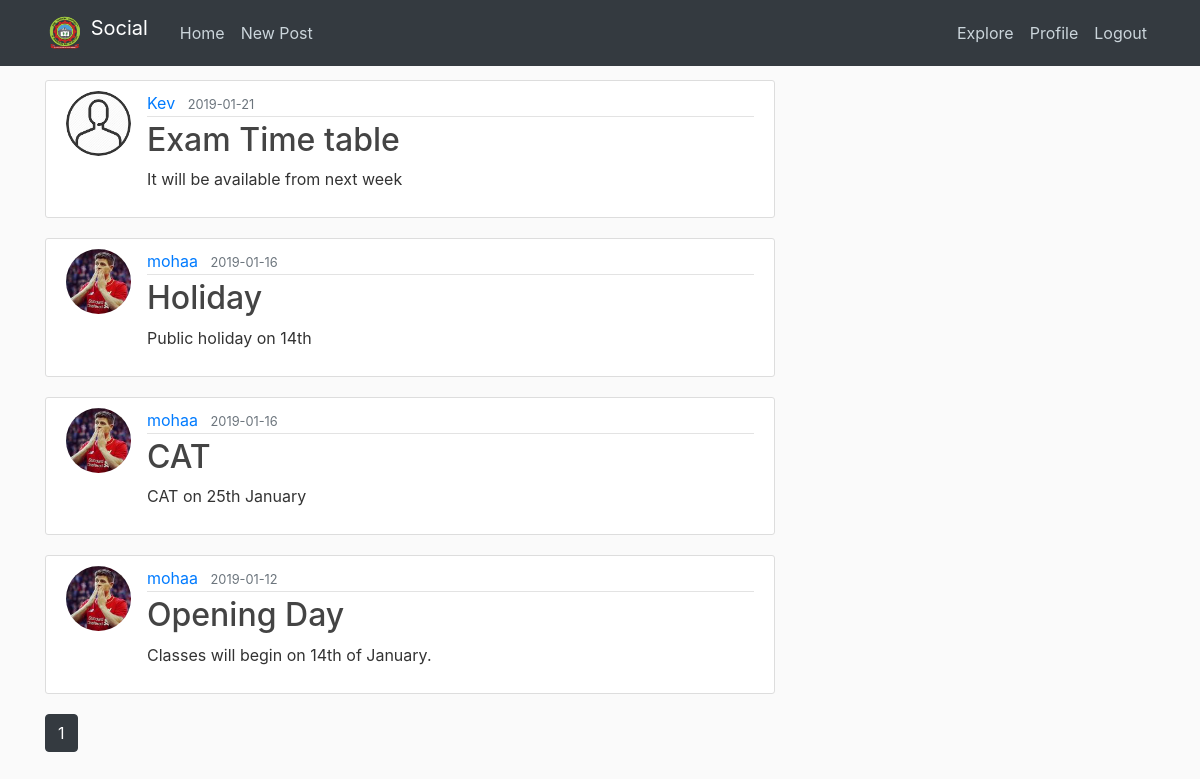
The app's page /index (signed in) with its own data.
### app/models.py (models this page shows, shortened)
class Post(db.Model):
	id = db.Column(db.Integer, primary_key=True)
	title = db.Column(db.String(100), nullable=False)
	content = db.Column(db.Text, nullable=False)
	timestamp = db.Column(db.DateTime, index=True, default=datetime.now)
	user_id = db.Column(db.Integer, db.ForeignKey('user.id'))

class User(UserMixin, db.Model):
	id = db.Column(db.Integer, primary_key=True)
	username = db.Column(db.String(64), index=True, unique=True)
	email = db.Column(db.String(120), index=True, unique=True)
	password_hash = db.Column(db.String(128))
	image_file = db.Column(db.String(20), nullable=False, default='default.jpg')
	posts = db.relationship('Post', backref='author', lazy='dynamic')
	about_me = db.Column(db.String(140))
	last_seen = db.Column(db.DateTime, default=datetime.now)
	followed = db.relationship(
		'User', secondary=followers,
		primaryjoin=(followers.c.follower_id == id),
		secondaryjoin=(followers.c.followed_id == id),
		backref=db.backref('followers', lazy='dynamic'), lazy='dynamic')
	def followed_posts(self):
		followed = Post.query.join(
			followers, (followers.c.followed_id == Post.user_id)).filter(
				followers.c.follower_id == self.id)
		own = Post.query.filter_by(user_id=self.id)
		return followed.union(own).order_by(Post.timestamp.desc())

### app/routes.py (the view)
@app.route('/')
@app.route('/index')
@login_required
def index():
	page = request.args.get('page', 1, type=int)
	posts = current_user.followed_posts().paginate(page=page, per_page=4)
	return render_template('index.html', title='Home Page', posts=posts)

### app/models.py (called while the page is built)
@login.user_loader
def load_user(id):
	return User.query.get(int(id))

### app/routes.py (called while the page is built)
@app.before_request
def before_request():
	if current_user.is_authenticated:
		current_user.last_seen = datetime.now()
		db.session.commit()

### app/templates/index.html
{% extends "base.html" %}
{% block content %}
	{% for post in posts.items %}
		{% include '_post.html' %}
	{% endfor %}
	{% for page_num in posts.iter_pages() %}
		{% if page_num %}
			{% if posts.page == page_num %}
				<a class="btn btn-dark mb-4" href="{{ url_for('index', page=page_num) }}">{{ page_num }}</a>
			{% else %}
				<a class="btn btn-outline-dark mb-4" href="{{ url_for('index', page=page_num) }}">{{ page_num }}</a>
			{% endif %}
		{% else %}
			...
		{% endif %}
	{% endfor %}
{% endblock %}

### app/templates/_post.html
<article class="media content-section">
  <img class="rounded-circle article-img" src="{{ url_for('static', filename='images/' + post.author.image_file) }}">
  <div class="media-body">
    <div class="article-metadata">
      <a class="mr-2" href="{{ url_for('user', username=post.author.username) }}">{{ post.author.username }}</a>
      <small class="text-muted">{{ post.timestamp.strftime('%Y-%m-%d') }}</small>
    </div>
    <h2><a class="article-title" href="{{ url_for('post', post_id=post.id) }}">{{ post.title }}</a></h2>
    <p class="article-content">{{ post.content }}</p>
  </div>
</article>

### app/static/main.css (style rules this page uses)
body { background: #fafafa; color: #333333; margin-top: 5rem; }
h1, h2, h3, h4, h5, h6 { color: #444444; }
.content-section { background: #ffffff; padding: 10px 20px; border: 1px solid #dddddd; border-radius: 3px; margin-bottom: 20px; }
.article-title { color: #444444; }
.article-content { white-space: pre-line; }
.article-img { height: 65px; width: 65px; margin-right: 16px; }
.article-metadata { padding-bottom: 1px; margin-bottom: 4px; border-bottom: 1px solid #e3e3e3 }

### records on screen
Post: image_file (placeholder picture), author.username "Kev", timestamp "2019-01-21", title "Exam Time table", content "It will be available from next week"
Post: image_file (picture), author.username "mohaa", timestamp "2019-01-16", title "Holiday", content "Public holiday on 14th"
Post: image_file (picture), author.username "mohaa", timestamp "2019-01-16", title "CAT", content "CAT on 25th January"
Post: image_file (picture), author.username "mohaa", timestamp "2019-01-12", title "Opening Day", content "Classes will begin on 14th of January."

### other values on screen
{{ page_num }} "1"
